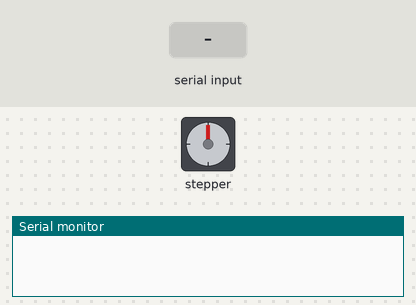
This sketch was run on a simulated Arduino Uno, built with avr-gcc and run on an emulated ATmega328P. Shown: stepper motor, the last lines printed to the serial monitor. Wiring (inferred from the names in the program): stepper motor driver (200 steps per turn assumed): step pin 9; direction pin 10; enable pin 11. Inputs (shaded band) come from the test bench.

Above: at 1.2 s.
1.3 s: "30,150\n" received over Serial
At 3.2 s:
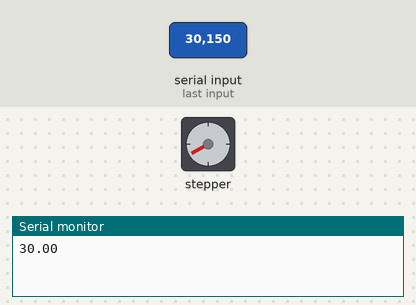
10.3 s: "5\n" received over Serial
At 10.6 s:
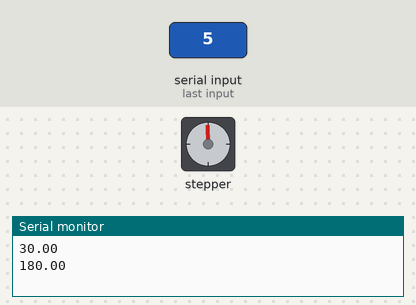
12.2 s: "90,45\n" received over Serial
At 17.1 s:
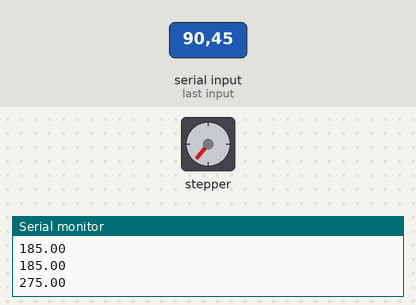
18.2 s: "30,150\n" received over Serial
Timing chart, 0 to 29.7 s (numbered marks = the images above; inputs shaded):
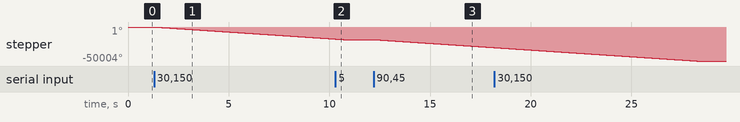

The sketch:

prueba.ino
```cpp
////////////////////////////////////////////////////////////// VARIABLES
int Index;
float inc, pose, anguloTotal;
String b;


////////////////////////////////////////////////////////////// FUNCTIONS

void setup()
{
  pinMode(11, OUTPUT); //Enable
  pinMode(9, OUTPUT); //Step
  pinMode(10, OUTPUT); //Direction

  digitalWrite(11,LOW);
  Serial.begin(9600);
}


void Derecha(int inc){

   inc = abs(inc);
   digitalWrite(10,HIGH);
   for(Index = 0; Index < 55.555556*inc; Index++)
  {
    digitalWrite(9,HIGH);
    delayMicroseconds(450);
    digitalWrite(9,LOW);
    delayMicroseconds(450);
  }

}
void Izquierda(int inc){
  inc = abs(inc);
  digitalWrite(10,LOW);
  for(Index = 0; Index < 55.555556*inc; Index++)
  {
    digitalWrite(9,HIGH);
    delayMicroseconds(450);
    digitalWrite(9,LOW);
    delayMicroseconds(450);

  }

}


//////////////////////////////////////////////////////////////// MAIN
void loop()
{

   // check for incoming serial data:
  if (Serial.available() > 0) {
    // read incoming serial data:
    inc  =  Serial.parseInt();  // Convert string to int
    // rad value from serial port
    b =  String(inc);
    pose = pose + inc;
    if(inc>0){
      Izquierda(inc);
    }else{
      Derecha(inc);
    }
    Serial.println(pose);
  }

}
```

Measured:
- after the input at 1.3 s, stepper: keeps turning counter-clockwise at about 1963°/s, starting at once
- after the input at 12.2 s, stepper: keeps turning counter-clockwise at about 1963°/s, starting at once
